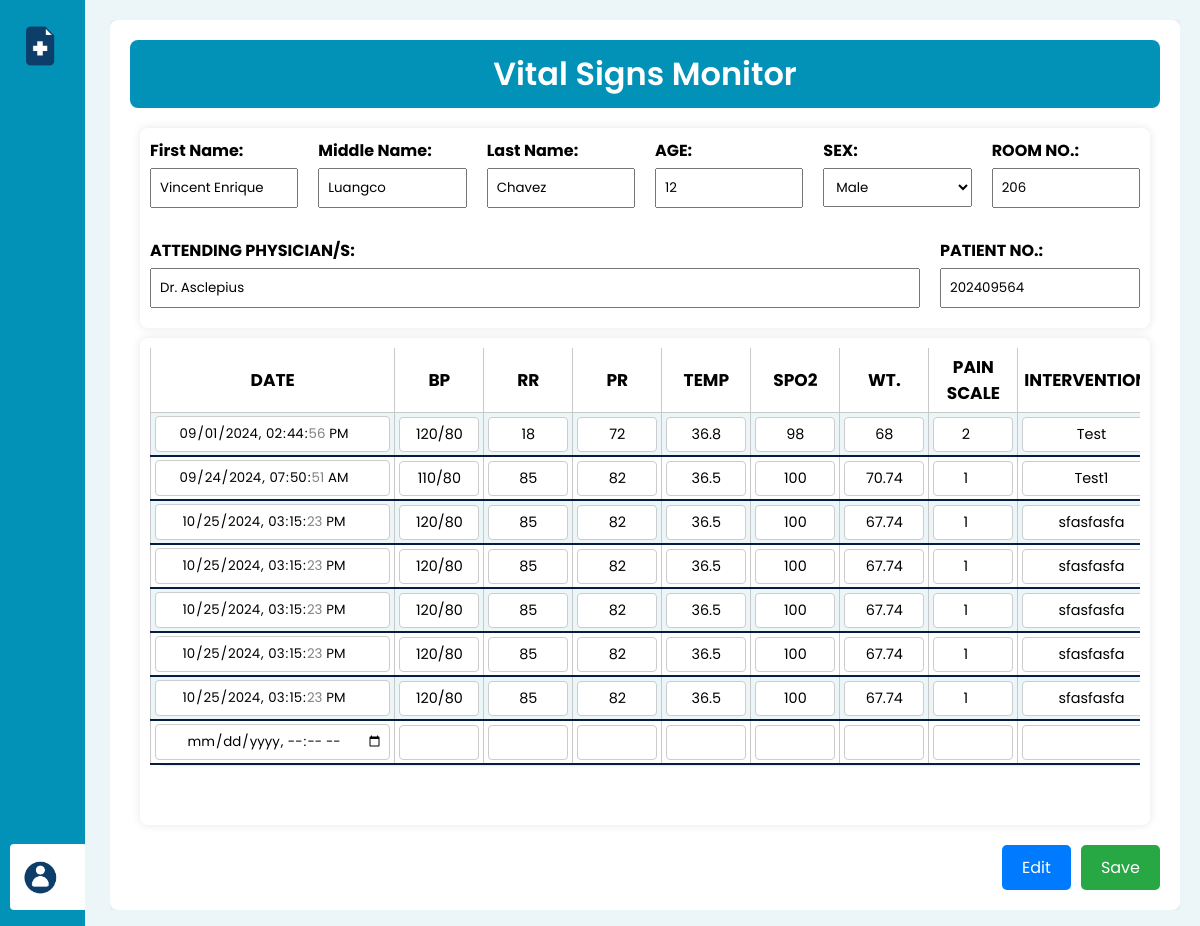
Screenshot of /DocuCare/vitalsign.php?Patient_ID=202409564 with the database file from the repository.
### tables this page shows
CREATE TABLE `patient_info` (
  `Patient_ID` int(20) NOT NULL,
  `Admission_Date` datetime DEFAULT NULL,
  `Patient_FName` varchar(30) DEFAULT NULL,
  `Patient_MName` varchar(30) NOT NULL,
  `Patient_LName` varchar(30) NOT NULL,
  `Patient_Type` varchar(20) DEFAULT NULL,
  `Age` int(11) DEFAULT NULL,
  `Sex` varchar(255) DEFAULT NULL,
  `Room_Num` int(11) DEFAULT NULL,
  `Street` varchar(50) NOT NULL,
  `House_Num` varchar(50) NOT NULL,
  `Subdivision` varchar(50) DEFAULT NULL,
  `Barangay` varchar(50) NOT NULL,
  `City` varchar(50) NOT NULL,
  `Province` varchar(50) NOT NULL,
  `Birthplace` varchar(255) DEFAULT NULL,
  `DoB` date DEFAULT NULL,
  `Attending_Physician` varchar(255) DEFAULT NULL,
  `Admitting_Diagnosis` mediumtext DEFAULT NULL,
  `Entered_By_Nurse` int(20) DEFAULT NULL,
  `Status` char(3) DEFAULT NULL,
  `Deletion_Date` date DEFAULT NULL
);

CREATE TABLE `patient_vital_signs` (
  `Patient_ID` int(20) NOT NULL,
  `Vitals_DateTime` datetime NOT NULL,
  `Blood_Pressure` varchar(10) NOT NULL,
  `Respiratory_Rate` int(11) NOT NULL,
  `Pulse_Rate` int(11) NOT NULL,
  `Temperature` double NOT NULL,
  `Oxygen_Lvl` int(11) NOT NULL,
  `Weight` double NOT NULL,
  `Pain_Scale` int(11) NOT NULL,
  `Intervention` mediumtext NOT NULL,
  `Entered_By_Nurse` int(20) NOT NULL,
  `Status` char(3) DEFAULT NULL,
  `Deletion_Date` date DEFAULT NULL
);

### DocuCare/Queries.php (called while the page is built, shortened)
<?php
    $server = 'localhost';
    $user = 'root';
    $pass ='';
    $db = 'docudatasql';
    try{
        $connection = mysqli_connect($server, $user, $pass, $db);
    }catch (Exception $ex)
    {
        echo'Error';
    }
        $PatientVitals_query = "SELECT *
                                FROM patient_vital_signs
                                WHERE Patient_ID = '$Patient_ID'
                                ORDER BY Vitals_DateTime ASC
                                LIMIT 7";
        $resultPatientVitals = $connection->query($PatientVitals_query);
?>

### DocuCare/vitalsign.php (the view, shortened to what this page needs)
<?php
    include('mycon.php');
    if (isset($_GET['Patient_ID'])) {
        $Patient_ID = mysqli_real_escape_string($connection, $_GET['Patient_ID']);
        $query = "SELECT * FROM patient_info WHERE Patient_ID = '$Patient_ID'";
        $result = $connection->query($query);
        if ($result && $result->num_rows > 0) {
            $patient = $result->fetch_assoc();
        } else {
            echo 'Patient not found.';
            exit;
        }
        } else {
        echo 'No patient ID provided.';
        exit;
        }
        include('Queries.php');
?>
<!DOCTYPE html>
<html lang="en">
<head>
    <link rel="stylesheet" href="https://unicons.iconscout.com/release/v4.0.0/css/line.css">
    <link rel="stylesheet" href="style2.css">
</head>
<body>
    <aside class="sidebar" id="sidebar">
        <nav class="nav">
            <div class="sidebar-header">
                <img src="img/logo.png" alt="logo" />
            </div>
              <div class="user-account">
                <div class="user-profile">
                  <img src="img/profile.png" alt="Profile Image" />
                </div>
              </div>
        </nav>
    </aside>
    <main class="main">
        <div class="form-container">
            <form class="vitalSigns" action="vitalsignScript.php" method="POST">
                <h1>Vital Signs Monitor</h1>
                <div class="form-row-container">
                    <div class="form-row">
                        <div class="form-group short">
                            <label for="patientName">First Name:</label>
                            <input type="text" id="patientFName" name="patientFName" placeholder="Enter patient’s first name" value = "<?php echo htmlspecialchars ($patient['Patient_FName']); ?>">
                        </div>
                        <div class="form-group short">
                            <label for="patientName">Middle Name:</label>
                            <input type="text" id="patientMName" name="patientMName" placeholder="Enter patient’s middle name" value = "<?php echo htmlspecialchars ($patient['Patient_MName']); ?>">
                        </div>
                        <div class="form-group short">
                            <label for="patientName">Last Name:</label>
                            <input type="text" id="patientLName" name="patientLName" placeholder="Enter patient’s last name" value = "<?php echo htmlspecialchars ($patient['Patient_LName']); ?>">
                        </div>
                        <div class="form-group short">
                            <label for="age">AGE:</label>
                            <input type="text" id="age" name="age" value="<?php echo htmlspecialchars ($patient['Age']); ?>" readonly>
                        </div>
                        <div class="form-group short">
                            <label for="sex">SEX:</label>
                            <select id="sex" name="sex">
                                <option value="Male" <?php if ($patient['Sex'] == 'Male') echo 'selected'; ?> readonly>Male</option>
                            </select>
                        </div>
                        <div class="form-group short">
                            <label for="roomNo">ROOM NO.:</label>
                            <input type="text" id="roomNo" name="roomNo" value="<?php echo htmlspecialchars ($patient['Room_Num']); ?>" readonly>
                        </div>
                    </div>
                    <div class="form-row">
                        <div class="form-group">
                            <label for="attendingPhysician">ATTENDING PHYSICIAN/S:</label>
                            <input type="text" id="attendingPhysician" name="attendingPhysician" value="<?php echo htmlspecialchars ($patient['Attending_Physician']); ?>" readonly>
                        </div>
                        <div class="form-group short">
                            <label for="patient_ID">PATIENT NO.:</label>
                            <input type="text" name="Patient_ID" value="<?php echo htmlspecialchars($Patient_ID); ?>" readonly>
                        </div>
                    </div>
                </div>
                <?php
                  $labelsDisplayed = false;
                  $hasPatientVitals = $resultPatientVitals ->num_rows > 0;
                  if ($hasPatientVitals) {
                            echo '<div class="form-row-container">';
                                while ($row = $resultPatientVitals->fetch_assoc()) {
                                  echo '<div class="form-row auto-input">';
                                        if (!$labelsDisplayed) {
                                            echo '<div class="table-wrapper">';
                                              echo '<table>';
                                                  echo '<thead>';
                                                      echo '<tr>';
                                                          echo '<th>DATE</th>';
                                                          echo '<th>BP</th>';
                                                          echo '<th>RR</th>';
                                                          echo '<th>PR</th>';
                                                          echo '<th>TEMP</th>';
                                                          echo '<th>SPO2</th>';
                                                          echo '<th>WT.</th>';
                                                          echo '<th>PAIN SCALE</th>';
                                                          echo '<th>INTERVENTIONS</th>';
                                                      echo '</tr>';
                                                  echo '</thead>';
                                                  echo '<tbody>';
                                                      echo '<tr>';
                                                          echo '<td><input type="datetime-local" name="date-vitalSign" value="'. htmlspecialchars($row['Vitals_DateTime']) .'" readonly></td>';
                                                          echo '<td><input type="text" name="bp-vitalSign" value="'. htmlspecialchars($row['Blood_Pressure']) .'" readonly></td>';
                                                          echo '<td><input type="text" name="rr-vitalSign" value="'. htmlspecialchars($row['Respiratory_Rate']) .'" readonly></td>';
                                                          echo '<td><input type="text" name="pr-vitalSign" value="'. htmlspecialchars($row['Pulse_Rate']) .'" readonly></td>';
                                                          echo '<td><input type="text" name="temp-vitalSign" value="'. htmlspecialchars($row['Temperature']) .'" readonly></td>';
                                                          echo '<td><input type="text" name="spo2-vitalSign" value="'. htmlspecialchars($row['Oxygen_Lvl']) .'" readonly></td>';
                                                          echo '<td><input type="text" name="wt-vitalSign" value="'. htmlspecialchars($row['Weight']) .'"></td>';
                                                          echo '<td><input type="number" name="pain-vitalSign" min="0" max="10" value="'. htmlspecialchars($row['Pain_Scale']) .'" readonly></td>';
                                                          echo '<td><input type="text" name="interventions-vitalSign" value="'. htmlspecialchars($row['Intervention']) .'" readonly></td>';
                                                      echo '</tr>';
                                            $labelsDisplayed = true;
                                          }
                                          else{
                                                      echo '<tr>';
                                                      echo '<td><input type="datetime-local" name="date-vitalSign" value="'. htmlspecialchars($row['Vitals_DateTime']) .'" readonly></td>';
                                                      echo '<td><input type="text" name="bp-vitalSign" value="'. htmlspecialchars($row['Blood_Pressure']) .'" readonly></td>';
                                                      echo '<td><input type="text" name="rr-vitalSign" value="'. htmlspecialchars($row['Respiratory_Rate']) .'" readonly></td>';
                                                      echo '<td><input type="text" name="pr-vitalSign" value="'. htmlspecialchars($row['Pulse_Rate']) .'" readonly></td>';
                                                      echo '<td><input type="text" name="temp-vitalSign" value="'. htmlspecialchars($row['Temperature']) .'" readonly></td>';
                                                      echo '<td><input type="text" name="spo2-vitalSign" value="'. htmlspecialchars($row['Oxygen_Lvl']) .'" readonly></td>';
                                                      echo '<td><input type="text" name="wt-vitalSign" value="'. htmlspecialchars($row['Weight']) .'"></td>';
                                                      echo '<td><input type="number" name="pain-vitalSign" min="0" max="10" value="'. htmlspecialchars($row['Pain_Scale']) .'" readonly></td>';
                                                      echo '<td><input type="text" name="interventions-vitalSign" value="'. htmlspecialchars($row['Intervention']) .'" readonly></td>';
                                                      echo '</tr>';
                                          }
                                        }
                                          echo '<tr>';
                                              echo '<td><input type="datetime-local" name="date-vitalSign"></td>';
                                              echo '<td><input type="text" name="bp-vitalSign"></td>';
                                              echo '<td><input type="text" name="rr-vitalSign"></td>';
                                              echo '<td><input type="text" name="pr-vitalSign"></td>';
                                              echo '<td><input type="text" name="temp-vitalSign"></td>';
                                              echo '<td><input type="text" name="spo2-vitalSign"></td>';
                                              echo '<td><input type="text" name="wt-vitalSign"></td>';
                                              echo '<td><input type="number" name="pain-vitalSign" min="0" max="10"></td>';
                                              echo '<td><input type="text" name="interventions-vitalSign"></td>';
                                          echo '</tr>';
                                        echo '</tbody>';
                                      echo '</table>';
                                    echo '</div>';
                                  echo '</div> ';
                            echo '</div> ';
                  }
                ?>
                <div class="form-actions">
                    <button type="button" class="edit">Edit</button>
                    <button type="submit" name="Vitals" class="save">Save</button>
                </div>
        </form>
       </div>
    </main>
</body>
</html>

### DocuCare/vitalsign.php (style rules this page uses)
.form-container { overflow-x: auto; }
.table-wrapper { overflow-x: auto; width: 100%; }

### rows the page displays
patient_info: patientFName "Vincent Enrique", patientMName "Luangco", patientLName "Chavez", age "12", sex "Male", roomNo "206", attendingPhysician "Dr. Asclepius"
patient_vital_signs: date-vitalSign "09/01/2024 14:44:56", bp-vitalSign "120/80", rr-vitalSign "18", pr-vitalSign "72", temp-vitalSign "36.8", spo2-vitalSign "98", wt-vitalSign "68", pain-vitalSign "2", interventions-vitalSign "Test"
patient_vital_signs: date-vitalSign "09/24/2024 07:50:51", bp-vitalSign "110/80", rr-vitalSign "85", pr-vitalSign "82", temp-vitalSign "36.5", spo2-vitalSign "100", wt-vitalSign "70.74", pain-vitalSign "1", interventions-vitalSign "Test1"
patient_vital_signs: date-vitalSign "10/25/2024 15:15:23", bp-vitalSign "120/80", rr-vitalSign "85", pr-vitalSign "82", temp-vitalSign "36.5", spo2-vitalSign "100", wt-vitalSign "67.74", pain-vitalSign "1", interventions-vitalSign "sfasfasfa"
patient_vital_signs: date-vitalSign "10/25/2024 15:15:23", bp-vitalSign "120/80", rr-vitalSign "85", pr-vitalSign "82", temp-vitalSign "36.5", spo2-vitalSign "100", wt-vitalSign "67.74", pain-vitalSign "1", interventions-vitalSign "sfasfasfa"
patient_vital_signs: date-vitalSign "10/25/2024 15:15:23", bp-vitalSign "120/80", rr-vitalSign "85", pr-vitalSign "82", temp-vitalSign "36.5", spo2-vitalSign "100", wt-vitalSign "67.74", pain-vitalSign "1", interventions-vitalSign "sfasfasfa"
patient_vital_signs: date-vitalSign "10/25/2024 15:15:23", bp-vitalSign "120/80", rr-vitalSign "85", pr-vitalSign "82", temp-vitalSign "36.5", spo2-vitalSign "100", wt-vitalSign "67.74", pain-vitalSign "1", interventions-vitalSign "sfasfasfa"
patient_vital_signs: date-vitalSign "10/25/2024 15:15:23", bp-vitalSign "120/80", rr-vitalSign "85", pr-vitalSign "82", temp-vitalSign "36.5", spo2-vitalSign "100", wt-vitalSign "67.74", pain-vitalSign "1", interventions-vitalSign "sfasfasfa"
